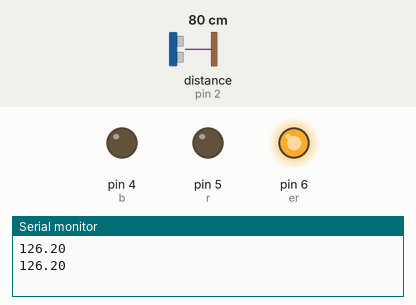
This sketch was run on a simulated Arduino Uno, built with avr-gcc and run on an emulated ATmega328P. Shown: output pins drawn as LEDs (lit = HIGH), the last lines printed to the serial monitor. Dashed ring = blinking. The inputs (shaded band) are chosen by the test bench; at power-on: distance to the obstacle (sensor on pin 2) 80 cm. The echo pulse lasts 58.3 µs per cm; pins used as bus, display or sensor lines are not drawn.

Above: at 1.2 s.
1.3 s: distance to the obstacle (sensor on pin 2) set to 68 cm
3.2 s: distance to the obstacle (sensor on pin 2) set to 59 cm
At 4.23 s:
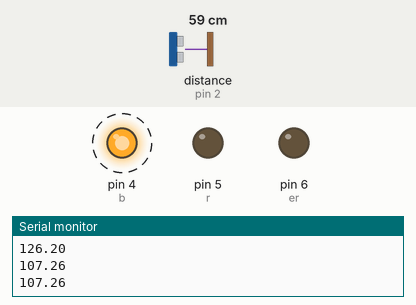
7.1 s: distance to the obstacle (sensor on pin 2) set to 11 cm
10.2 s: distance to the obstacle (sensor on pin 2) set to 8 cm
At 11.08 s:
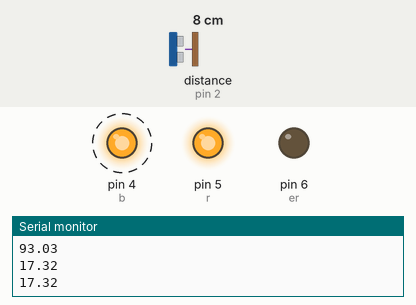
At 13.0 s:
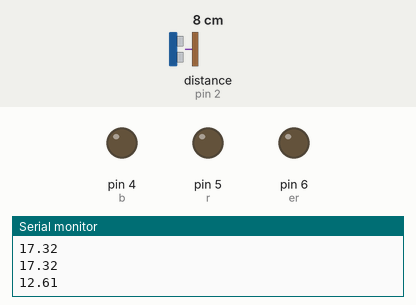
13.7 s: distance to the obstacle (sensor on pin 2) set to 35 cm
15.2 s: distance to the obstacle (sensor on pin 2) set to 43 cm
At 20.12 s:
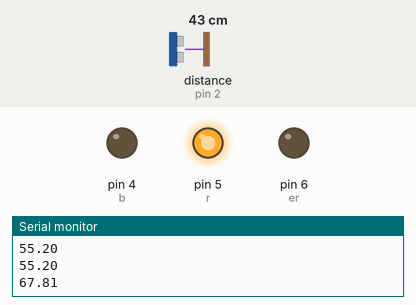
Timing chart, 0 to 20.2 s (numbered marks = the images above; inputs shaded):
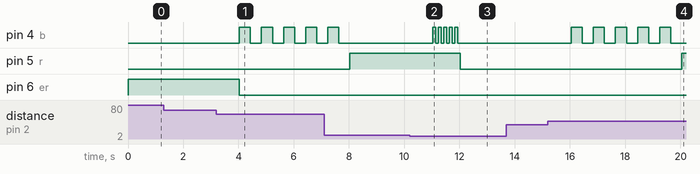

The sketch:

AMC_ALPHA_official_v20.01.19.ino
```cpp
float tH=25,TP,wD;
int sMx=60,sMn=15;
int e=2,t=3,b=4,r=5,er=6,tgd,dH=100,dL=400,c,tB=1000;
long d;
void aL() {
  digitalWrite(b,HIGH);
  delay(dL);
  digitalWrite(b,LOW);
  delay(dL);}
void aH() {
  digitalWrite(b,HIGH);
  delay(dH);
  digitalWrite(b, LOW);
  delay(dH);}
void crt() {wD=(d/2)/(29.1*2.54);}
void tS() {
  digitalWrite(t,LOW);
  delayMicroseconds(2);
  digitalWrite(t,HIGH);
  delayMicroseconds(10);
  digitalWrite(t,LOW);
  d=pulseIn(e,HIGH);}
void DP() {
  crt();
  TP=100*wD/tH;
  }
void O() {
  if (TP>100) {
    analogWrite(er,255);}
  else if (TP>sMx && TP<=100) {
    digitalWrite(er,LOW);
    for (c=0;c<5 && tgd==1; c++) {aL();}
    analogWrite(r,255);
    tgd=0;}
  else if (TP<sMn) {
    digitalWrite(er,LOW);
    for (c=0;c<5 && tgd==0;c++) {aH();}
    digitalWrite(r,LOW);
    tgd=1;}
  c=0;}
void setup() {
  Serial.begin(9600);
  pinMode(t,OUTPUT);
  pinMode(e,INPUT);
  pinMode(b,OUTPUT);
  pinMode(r,OUTPUT);
  tS();
  DP();
  if (TP<sMn) {tgd=0;}
  else if (TP>sMx) {tgd=1;}}
void loop() {
  tS();
  DP();
  O();
  Serial.println(TP);
  delay(tB);}
```

Measured:
- the behaviour switches between 64 and 63 cm on distance to the obstacle (sensor on pin 2) (found by bisection; images 0 and 1)
- the behaviour switches between 10 and 9 cm on distance to the obstacle (sensor on pin 2) (found by bisection; images 1 and 2)
- the behaviour switches between 38 and 39 cm on distance to the obstacle (sensor on pin 2) (found by bisection; images 3 and 4)
- after the input at 3.2 s, pin 4 (b): alternates HIGH for 0.40 s and LOW for 0.40 s, starting after 0.83 s; pin 6 (er): HIGH → LOW after 0.83 s
- after the input at 10.2 s, pin 4 (b): alternates HIGH for 0.10 s and LOW for 0.10 s, 10 changes in all, then stays LOW, starting after 0.84 s; pin 5 (r): HIGH → LOW after 1.8 s
- after the input at 15.2 s, pin 4 (b): alternates HIGH for 0.40 s and LOW for 0.40 s, starting after 0.85 s; pin 5 (r): LOW → HIGH after 4.8 s
